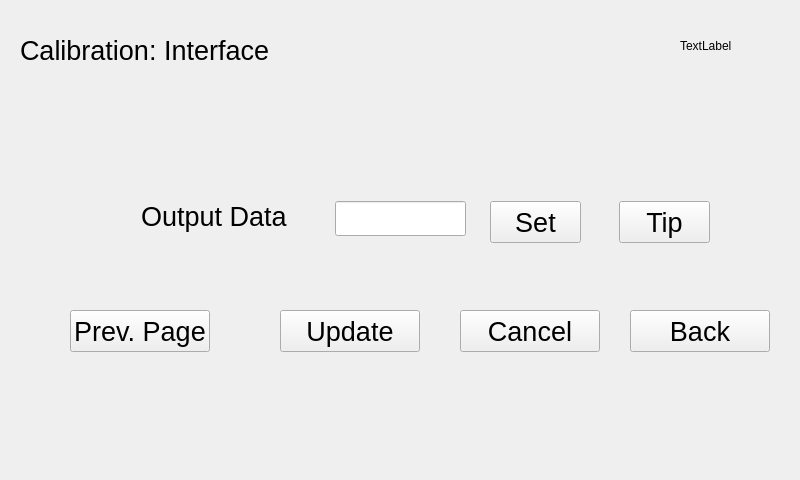
<?xml version="1.0" encoding="UTF-8"?>
<ui version="4.0">
 <class>interfaceandcommunicationDlg2</class>
 <widget class="QWidget" name="interfaceandcommunicationDlg2">
  <property name="geometry">
   <rect>
    <x>0</x>
    <y>0</y>
    <width>800</width>
    <height>480</height>
   </rect>
  </property>
  <property name="windowTitle">
   <string>Form</string>
  </property>
  <widget class="QLabel" name="label">
   <property name="geometry">
    <rect>
     <x>20</x>
     <y>30</y>
     <width>391</width>
     <height>41</height>
    </rect>
   </property>
   <property name="text">
    <string>&lt;html&gt;&lt;head/&gt;&lt;body&gt;&lt;p&gt;&lt;span style=&quot; font-size:20pt;&quot;&gt;Calibration:  Interface &lt;/span&gt;&lt;/p&gt;&lt;/body&gt;&lt;/html&gt;</string>
   </property>
  </widget>
  <widget class="QLabel" name="dateTime">
   <property name="geometry">
    <rect>
     <x>680</x>
     <y>40</y>
     <width>54</width>
     <height>12</height>
    </rect>
   </property>
   <property name="text">
    <string>TextLabel</string>
   </property>
  </widget>
  <widget class="QLabel" name="label_3">
   <property name="geometry">
    <rect>
     <x>141</x>
     <y>201</y>
     <width>171</width>
     <height>32</height>
    </rect>
   </property>
   <property name="text">
    <string>&lt;html&gt;&lt;head/&gt;&lt;body&gt;&lt;p&gt;&lt;span style=&quot; font-size:20pt;&quot;&gt;Output  Data&lt;/span&gt;&lt;/p&gt;&lt;/body&gt;&lt;/html&gt;</string>
   </property>
  </widget>
  <widget class="QLineEdit" name="DataFormat_lineEdit">
   <property name="geometry">
    <rect>
     <x>335</x>
     <y>201</y>
     <width>131</width>
     <height>35</height>
    </rect>
   </property>
   <property name="font">
    <font>
     <pointsize>20</pointsize>
    </font>
   </property>
  </widget>
  <widget class="QPushButton" name="DataFormat_change">
   <property name="geometry">
    <rect>
     <x>490</x>
     <y>201</y>
     <width>91</width>
     <height>42</height>
    </rect>
   </property>
   <property name="font">
    <font>
     <pointsize>20</pointsize>
    </font>
   </property>
   <property name="text">
    <string>Set</string>
   </property>
  </widget>
  <widget class="QPushButton" name="pageUp">
   <property name="geometry">
    <rect>
     <x>70</x>
     <y>310</y>
     <width>140</width>
     <height>42</height>
    </rect>
   </property>
   <property name="font">
    <font>
     <pointsize>20</pointsize>
    </font>
   </property>
   <property name="text">
    <string>Prev. Page</string>
   </property>
  </widget>
  <widget class="QPushButton" name="ok">
   <property name="geometry">
    <rect>
     <x>280</x>
     <y>310</y>
     <width>140</width>
     <height>42</height>
    </rect>
   </property>
   <property name="font">
    <font>
     <pointsize>20</pointsize>
    </font>
   </property>
   <property name="text">
    <string>Update</string>
   </property>
  </widget>
  <widget class="QPushButton" name="cancel">
   <property name="geometry">
    <rect>
     <x>460</x>
     <y>310</y>
     <width>140</width>
     <height>42</height>
    </rect>
   </property>
   <property name="font">
    <font>
     <pointsize>20</pointsize>
    </font>
   </property>
   <property name="text">
    <string>Cancel</string>
   </property>
  </widget>
  <widget class="QPushButton" name="back">
   <property name="geometry">
    <rect>
     <x>630</x>
     <y>310</y>
     <width>140</width>
     <height>42</height>
    </rect>
   </property>
   <property name="font">
    <font>
     <pointsize>20</pointsize>
    </font>
   </property>
   <property name="text">
    <string>Back</string>
   </property>
  </widget>
  <widget class="QPushButton" name="DataFormat_Tip">
   <property name="geometry">
    <rect>
     <x>619</x>
     <y>201</y>
     <width>91</width>
     <height>42</height>
    </rect>
   </property>
   <property name="font">
    <font>
     <pointsize>20</pointsize>
    </font>
   </property>
   <property name="text">
    <string>Tip</string>
   </property>
  </widget>
 </widget>
 <resources/>
 <connections/>
</ui>
